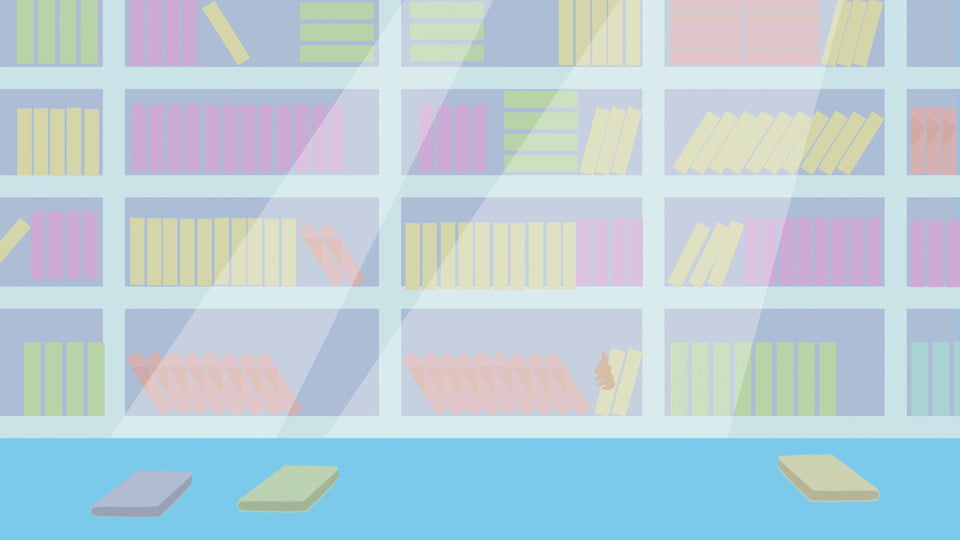
#> input picture Library manager/library.png, 960 x 540 px
$ python MenuInterface.py
#> lines starting #> are read from the running program, lines starting #| are printed output that depends on the picture
from tkinter import *  # Importing required modules
import cv2  # OpenCV for image processing
from time import *  # Time-related functions

def update():
    # Update the time label with the current time
    time_string = strftime("%I:%M:%S %p")
    timeTopFrameLabel.config(text=time_string)

    # Update the date label with the current date
    date_string = strftime("%A, %B %d, %Y ")
    dateTopFrameLabel.config(text=date_string)

    # Schedule the update function to run again after 1 second
    interface.after(1000, update)

interface = Tk()  # Creating a Tkinter window
interface.title("Earl's Library System")
interface.geometry("1200x625+200+200")  # Setting window dimensions
interface.iconbitmap('icon.ico')  # Setting window icon

# Read and resize the image using OpenCV
image = cv2.imread('library.png')
#> image is the input picture: shape (540, 960, 3); mean B, G, R 216.5, 207, 187
resized_image = cv2.resize(image, (500, 400))  # Adjust the size as needed
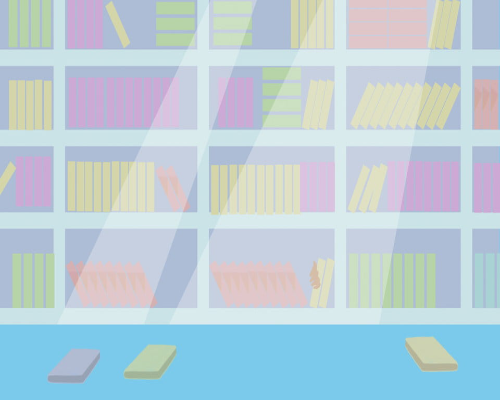
#> resized_image: shape (400, 500, 3); mean B, G, R 216.4, 207, 186.9

# Convert the resized image to bytes
resized_image_bytes = cv2.imencode('.png', resized_image)[1].tobytes()

# Create a PhotoImage object from the bytes for displaying the library image
libraryImage = PhotoImage(data=resized_image_bytes)

# Load and resize the user image
userImage = PhotoImage(file='user.png')
userImage = userImage.subsample(2)  # Reduce the size

########################################## FRAMES ######################################################

# Top frame for displaying title and time/date
topFrame = Frame(interface, width=1350, height=70, bg="#e1f8dc", padx=20, relief=SUNKEN, borderwidth=1)
topFrame.pack(side=TOP, fill=X)

# Center frame for main content
#> (the run stopped early here; a loop or call above may not have finished)
